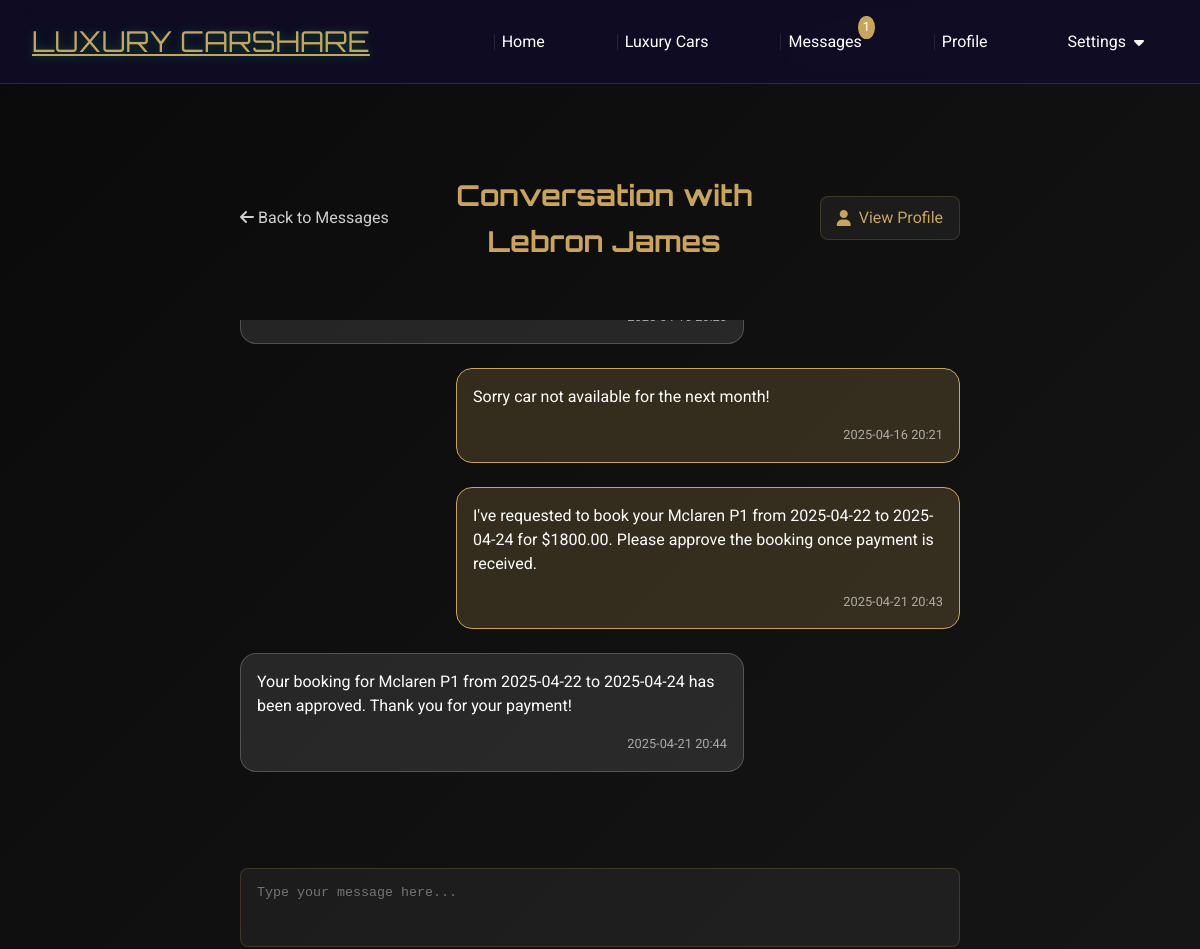
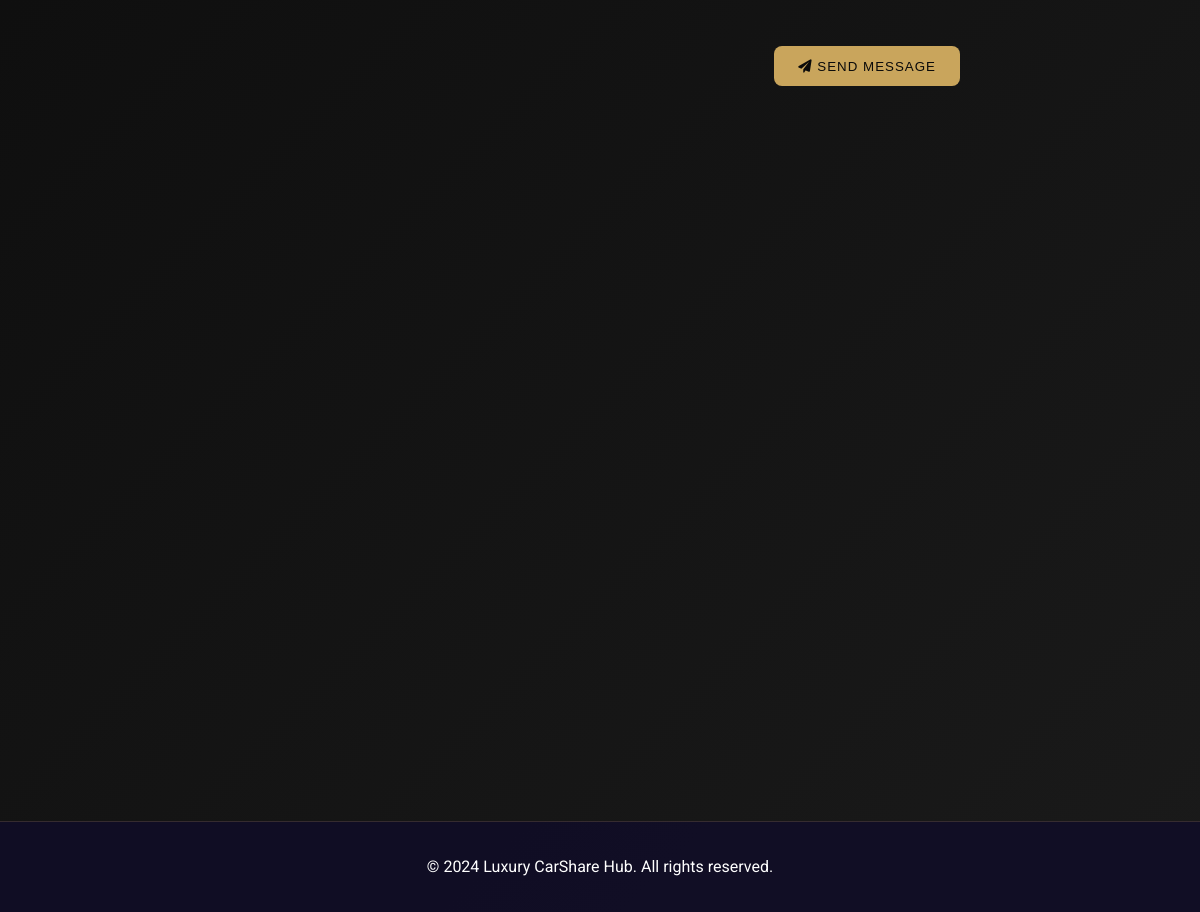
Screenshot of /conversation/2 (signed in) with the database file from the repository (2 pictures, top to bottom).
### app.py (models this page shows, shortened)
class User(UserMixin, db.Model):
    id = db.Column(db.Integer, primary_key=True)
    email = db.Column(db.String(120), unique=True, nullable=False)
    password_hash = db.Column(db.String(128))
    name = db.Column(db.String(100))
    phone = db.Column(db.String(20))
    location = db.Column(db.String(100))
    bio = db.Column(db.Text)
    is_driver = db.Column(db.Boolean, default=False)
    cars = db.relationship('Car', backref='owner', lazy=True)
    bookings = db.relationship('Booking', backref='user', lazy=True)
    reviews_received = db.relationship('Review', backref='reviewed_user', lazy=True, foreign_keys='Review.reviewed_user_id')
    reviews_given = db.relationship('Review', backref='reviewer', lazy=True, foreign_keys='Review.reviewer_id')
    sent_messages = db.relationship('Message', foreign_keys='Message.sender_id', backref='sender', lazy=True)
    received_messages = db.relationship('Message', foreign_keys='Message.receiver_id', backref='receiver', lazy=True)

class Message(db.Model):
    id = db.Column(db.Integer, primary_key=True)
    sender_id = db.Column(db.Integer, db.ForeignKey('user.id'), nullable=False)
    receiver_id = db.Column(db.Integer, db.ForeignKey('user.id'), nullable=False)
    content = db.Column(db.Text, nullable=False)
    created_at = db.Column(db.DateTime, default=datetime.utcnow)
    is_read = db.Column(db.Boolean, default=False)

### app.py (the view)
@app.route('/conversation/<int:user_id>')
@login_required
def conversation(user_id):
    other_user = User.query.get_or_404(user_id)
    messages = Message.query.filter(
        ((Message.sender_id == current_user.id) & (Message.receiver_id == user_id)) |
        ((Message.sender_id == user_id) & (Message.receiver_id == current_user.id))
    ).order_by(Message.created_at).all()
    for message in messages:
        if message.sender_id == user_id and message.receiver_id == current_user.id and not message.is_read:
            message.is_read = True
    db.session.commit()
    return render_template('conversation.html', other_user=other_user, messages=messages)

### app.py (called while the page is built)
@login_manager.user_loader
def load_user(user_id):
    return User.query.get(int(user_id))

@app.context_processor
def inject_unread_count():
    if current_user.is_authenticated:
        unread_count = Message.query.filter_by(receiver_id=current_user.id, is_read=False).count()
        return {'unread_message_count': unread_count}
    return {'unread_message_count': 0}

### templates/conversation.html (shortened to what this page needs)
{% extends "base.html" %}
{% block content %}
<div class="conversation-container">
    <div class="conversation-header glass-panel">
        <div class="header-content">
            <div class="header-left">
                <a href="{{ url_for('messages') }}" class="back-button">
                    <i class="fas fa-arrow-left"></i> Back to Messages
                </a>
            </div>
            <h1 class="luxury-title">Conversation with {{ other_user.name }}</h1>
            <div class="header-right">
                <a href="{{ url_for('user_profile', user_id=other_user.id) }}" class="view-profile-btn">
                    <i class="fas fa-user"></i> View Profile
                </a>
            </div>
        </div>
    </div>
    <div class="messages-container glass-panel">
        {% if messages %}
            {% for message in messages %}
                <div class="message {% if message.sender_id == current_user.id %}sent{% else %}received{% endif %}">
                    <div class="message-content">
                        {{ message.content }}
                    </div>
                    <div class="message-time">
                        {{ message.created_at.strftime('%Y-%m-%d %H:%M') }}
                    </div>
                </div>
            {% endfor %}
        {% else %}
            <div class="no-messages">
                <p>No messages yet. Start the conversation!</p>
            </div>
        {% endif %}
    </div>
    <div class="message-form glass-panel">
        <form action="{{ url_for('send_message', receiver_id=other_user.id) }}" method="POST">
            <div class="form-group">
                <textarea name="content" id="message-content" rows="3" placeholder="Type your message here..." required></textarea>
            </div>
            <button type="submit" class="btn btn-gold">
                <i class="fas fa-paper-plane"></i> Send Message
            </button>
        </form>
    </div>
</div>
{% endblock %}

### static/css/style.css (style rules this page uses)
:root { --primary-color: #0a0a0a; --secondary-color: #1a1a1a; --accent-color: #c9a55c; --text-color: #ffffff; --card-bg: rgba(255, 255, 255, 0.05); --gradient: linear-gradient(135deg, var(--primary-color), var(--secondary-color)); --glass-effect: rgba(255, 255, 255, 0.05); --glass-border: rgba(201, 165, 92, 0.2); --gold-glow: 0 0 20px rgba(201, 165, 92, 0.3); }
* { margin: 0; padding: 0; box-sizing: border-box; }
body { font-family: 'Roboto', sans-serif; background: var(--gradient); color: var(--text-color); min-height: 100vh; display: flex; flex-direction: column; line-height: 1.6; }
.btn { background: var(--accent-color); color: var(--primary-color); border: none; padding: 0.8rem 1.5rem; border-radius: 8px; cursor: pointer; font-weight: 500; transition: all 0.3s ease; text-decoration: none; display: inline-block; text-align: center; text-transform: uppercase; letter-spacing: 1px; }
.form-group { margin-bottom: 1.5rem; }
.form-group input, .form-group select, .form-group textarea { width: 100%; padding: 1rem; border: 1px solid var(--glass-border); border-radius: 8px; background: var(--glass-effect); color: var(--text-color); transition: all 0.3s ease; }
.messages-container { max-width: 1200px; margin: 2rem auto; padding: 0 1rem; }
.message-content { margin-bottom: 1rem; line-height: 1.6; }

### templates/conversation.html (style rules this page uses)
.conversation-container { max-width: 800px; margin: 2rem auto; padding: 0 1rem; }
.conversation-header { padding: 1.5rem; margin-bottom: 1.5rem; }
.header-content { display: flex; flex-direction: column; align-items: flex-start; gap: 1rem; }
.header-left, .header-right { display: flex; align-items: center; }
.back-button { color: var(--text-color); text-decoration: none; opacity: 0.8; transition: opacity 0.3s; display: inline-block; margin-bottom: 0.5rem; }
.view-profile-btn { color: var(--accent-color); text-decoration: none; padding: 0.5rem 1rem; background: var(--glass-effect); border: 1px solid var(--glass-border); border-radius: 0.5rem; transition: all 0.3s ease; display: inline-flex; align-items: center; gap: 0.5rem; }
.luxury-title { width: 100%; text-align: center; color: var(--accent-color); font-family: 'Orbitron', sans-serif; font-size: 1.8rem; margin: 0; }
.messages-container { padding: 1.5rem; margin-bottom: 1.5rem; min-height: 300px; max-height: 500px; overflow-y: auto; }
.message { margin-bottom: 1.5rem; max-width: 70%; padding: 1rem; border-radius: 1rem; }
.message.sent { margin-left: auto; background: rgba(201, 165, 92, 0.2); border: 1px solid var(--accent-color); }
.message.received { margin-right: auto; background: rgba(255, 255, 255, 0.1); border: 1px solid rgba(255, 255, 255, 0.2); }
.message-content { color: var(--text-color); line-height: 1.5; word-break: break-word; }
.message-time { font-size: 0.8rem; color: var(--text-color); opacity: 0.6; text-align: right; margin-top: 0.5rem; }
.message-form { padding: 1.5rem; }
.message-form textarea { width: 100%; padding: 1rem; background: var(--glass-effect); border: 1px solid var(--glass-border); border-radius: 0.5rem; color: var(--text-color); resize: none; margin-bottom: 1rem; }
.message-form button { float: right; }
@media (min-width: 768px) { .header-content { flex-direction: row; justify-content: space-between; align-items: center; } }
@media (min-width: 768px) { .back-button { margin-bottom: 0; } }
@media (min-width: 768px) { .luxury-title { text-align: center; flex: 1; } }

### rows the page displays
User: name "Lebron James"
Message: content "Sorry car not available for the next month!", created_at "2025-04-16 20:21"
Message: content "I've requested to book your Mclaren P1 from 2025-04-22 to 2025-04-24 for $1800.00. Please approve the booking once payment is received.", created_at "2025-04-21 20:43"
Message: content "Your booking for Mclaren P1 from 2025-04-22 to 2025-04-24 has been approved. Thank you for your payment!", created_at "2025-04-21 20:44"

### other values shown
{{ unread_message_count }} "1"
